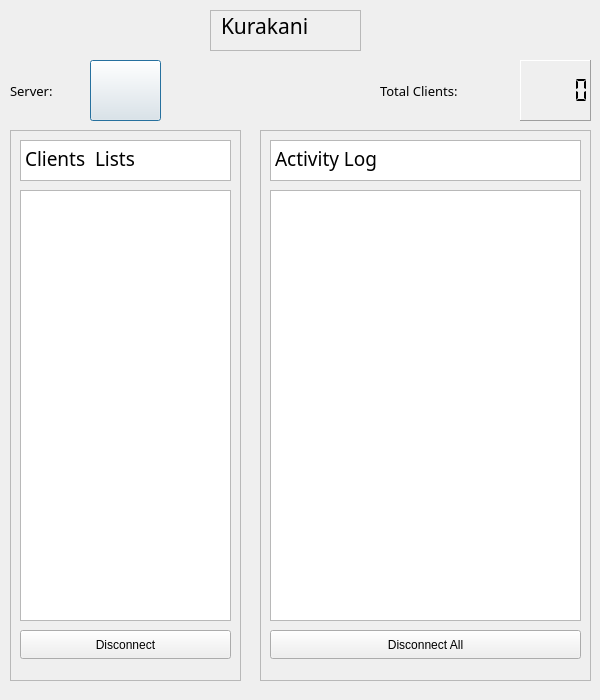
<?xml version="1.0" encoding="UTF-8"?>
<ui version="4.0">
 <class>Server</class>
 <widget class="QDialog" name="Server">
  <property name="geometry">
   <rect>
    <x>0</x>
    <y>0</y>
    <width>600</width>
    <height>700</height>
   </rect>
  </property>
  <property name="maximumSize">
   <size>
    <width>600</width>
    <height>700</height>
   </size>
  </property>
  <property name="windowTitle">
   <string>Kurakani server</string>
  </property>
  <property name="windowIcon">
   <iconset theme="QIcon::ThemeIcon::AddressBookNew"/>
  </property>
  <widget class="QFrame" name="KurakaniLogin">
   <property name="enabled">
    <bool>true</bool>
   </property>
   <property name="geometry">
    <rect>
     <x>210</x>
     <y>10</y>
     <width>151</width>
     <height>41</height>
    </rect>
   </property>
   <property name="sizePolicy">
    <sizepolicy hsizetype="Preferred" vsizetype="Preferred">
     <horstretch>0</horstretch>
     <verstretch>0</verstretch>
    </sizepolicy>
   </property>
   <property name="frameShape">
    <enum>QFrame::Shape::StyledPanel</enum>
   </property>
   <property name="frameShadow">
    <enum>QFrame::Shadow::Raised</enum>
   </property>
   <widget class="QLabel" name="Loginlabel">
    <property name="geometry">
     <rect>
      <x>10</x>
      <y>0</y>
      <width>131</width>
      <height>31</height>
     </rect>
    </property>
    <property name="sizePolicy">
     <sizepolicy hsizetype="Preferred" vsizetype="Preferred">
      <horstretch>0</horstretch>
      <verstretch>0</verstretch>
     </sizepolicy>
    </property>
    <property name="font">
     <font>
      <family>Matura MT Script Capitals</family>
      <pointsize>16</pointsize>
      <bold>false</bold>
      <strikeout>false</strikeout>
     </font>
    </property>
    <property name="text">
     <string>Kurakani</string>
    </property>
    <property name="textFormat">
     <enum>Qt::TextFormat::MarkdownText</enum>
    </property>
    <property name="indent">
     <number>1</number>
    </property>
   </widget>
  </widget>
  <widget class="QPushButton" name="start">
   <property name="geometry">
    <rect>
     <x>90</x>
     <y>60</y>
     <width>71</width>
     <height>61</height>
    </rect>
   </property>
   <property name="text">
    <string/>
   </property>
  </widget>
  <widget class="QFrame" name="frame">
   <property name="geometry">
    <rect>
     <x>10</x>
     <y>130</y>
     <width>231</width>
     <height>551</height>
    </rect>
   </property>
   <property name="frameShape">
    <enum>QFrame::Shape::StyledPanel</enum>
   </property>
   <property name="frameShadow">
    <enum>QFrame::Shadow::Raised</enum>
   </property>
   <widget class="QTextBrowser" name="textBrowser">
    <property name="geometry">
     <rect>
      <x>10</x>
      <y>10</y>
      <width>211</width>
      <height>41</height>
     </rect>
    </property>
    <property name="font">
     <font>
      <family>Yellowtail</family>
     </font>
    </property>
    <property name="html">
     <string>&lt;!DOCTYPE HTML PUBLIC &quot;-//W3C//DTD HTML 4.0//EN&quot; &quot;http://www.w3.org/TR/REC-html40/strict.dtd&quot;&gt;
&lt;html&gt;&lt;head&gt;&lt;meta name=&quot;qrichtext&quot; content=&quot;1&quot; /&gt;&lt;meta charset=&quot;utf-8&quot; /&gt;&lt;style type=&quot;text/css&quot;&gt;
p, li { white-space: pre-wrap; }
hr { height: 1px; border-width: 0; }
li.unchecked::marker { content: &quot;\2610&quot;; }
li.checked::marker { content: &quot;\2612&quot;; }
&lt;/style&gt;&lt;/head&gt;&lt;body style=&quot; font-family:'Yellowtail'; font-size:9pt; font-weight:400; font-style:normal;&quot;&gt;
&lt;p style=&quot; margin-top:12px; margin-bottom:12px; margin-left:0px; margin-right:0px; -qt-block-indent:0; text-indent:0px;&quot;&gt;&lt;span style=&quot; font-size:14pt;&quot;&gt;Clients  Lists&lt;/span&gt;&lt;/p&gt;&lt;/body&gt;&lt;/html&gt;</string>
    </property>
   </widget>
   <widget class="QListWidget" name="listWidget">
    <property name="geometry">
     <rect>
      <x>10</x>
      <y>60</y>
      <width>211</width>
      <height>431</height>
     </rect>
    </property>
   </widget>
   <widget class="QPushButton" name="pushButton_2">
    <property name="geometry">
     <rect>
      <x>10</x>
      <y>500</y>
      <width>211</width>
      <height>29</height>
     </rect>
    </property>
    <property name="text">
     <string>Disconnect</string>
    </property>
   </widget>
  </widget>
  <widget class="QFrame" name="frame_2">
   <property name="geometry">
    <rect>
     <x>260</x>
     <y>130</y>
     <width>331</width>
     <height>551</height>
    </rect>
   </property>
   <property name="frameShape">
    <enum>QFrame::Shape::StyledPanel</enum>
   </property>
   <property name="frameShadow">
    <enum>QFrame::Shadow::Raised</enum>
   </property>
   <widget class="QTextEdit" name="textEdit">
    <property name="geometry">
     <rect>
      <x>10</x>
      <y>60</y>
      <width>311</width>
      <height>431</height>
     </rect>
    </property>
   </widget>
   <widget class="QPushButton" name="pushButton">
    <property name="geometry">
     <rect>
      <x>10</x>
      <y>500</y>
      <width>311</width>
      <height>29</height>
     </rect>
    </property>
    <property name="text">
     <string>Disconnect All</string>
    </property>
   </widget>
   <widget class="QTextBrowser" name="textBrowser_2">
    <property name="geometry">
     <rect>
      <x>10</x>
      <y>10</y>
      <width>311</width>
      <height>41</height>
     </rect>
    </property>
    <property name="font">
     <font>
      <family>Viner Hand ITC</family>
     </font>
    </property>
    <property name="verticalScrollBarPolicy">
     <enum>Qt::ScrollBarPolicy::ScrollBarAlwaysOff</enum>
    </property>
    <property name="horizontalScrollBarPolicy">
     <enum>Qt::ScrollBarPolicy::ScrollBarAlwaysOff</enum>
    </property>
    <property name="html">
     <string>&lt;!DOCTYPE HTML PUBLIC &quot;-//W3C//DTD HTML 4.0//EN&quot; &quot;http://www.w3.org/TR/REC-html40/strict.dtd&quot;&gt;
&lt;html&gt;&lt;head&gt;&lt;meta name=&quot;qrichtext&quot; content=&quot;1&quot; /&gt;&lt;meta charset=&quot;utf-8&quot; /&gt;&lt;style type=&quot;text/css&quot;&gt;
p, li { white-space: pre-wrap; }
hr { height: 1px; border-width: 0; }
li.unchecked::marker { content: &quot;\2610&quot;; }
li.checked::marker { content: &quot;\2612&quot;; }
&lt;/style&gt;&lt;/head&gt;&lt;body style=&quot; font-family:'Viner Hand ITC'; font-size:9pt; font-weight:400; font-style:normal;&quot;&gt;
&lt;p style=&quot; margin-top:12px; margin-bottom:12px; margin-left:0px; margin-right:0px; -qt-block-indent:0; text-indent:0px;&quot;&gt;&lt;span style=&quot; font-size:14pt;&quot;&gt;Activity Log&lt;/span&gt;&lt;/p&gt;
&lt;p style=&quot;-qt-paragraph-type:empty; margin-top:12px; margin-bottom:12px; margin-left:0px; margin-right:0px; -qt-block-indent:0; text-indent:0px; font-size:14pt;&quot;&gt;&lt;br /&gt;&lt;/p&gt;&lt;/body&gt;&lt;/html&gt;</string>
    </property>
   </widget>
  </widget>
  <widget class="QLCDNumber" name="lcdNumber">
   <property name="geometry">
    <rect>
     <x>520</x>
     <y>60</y>
     <width>71</width>
     <height>61</height>
    </rect>
   </property>
   <property name="font">
    <font>
     <pointsize>20</pointsize>
    </font>
   </property>
   <property name="frameShape">
    <enum>QFrame::Shape::Panel</enum>
   </property>
   <property name="digitCount">
    <number>5</number>
   </property>
   <property name="segmentStyle">
    <enum>QLCDNumber::SegmentStyle::Flat</enum>
   </property>
  </widget>
  <widget class="QLabel" name="label">
   <property name="geometry">
    <rect>
     <x>380</x>
     <y>70</y>
     <width>121</width>
     <height>41</height>
    </rect>
   </property>
   <property name="font">
    <font>
     <family>Limelight</family>
     <pointsize>10</pointsize>
    </font>
   </property>
   <property name="text">
    <string>Total Clients:</string>
   </property>
  </widget>
  <widget class="QLabel" name="label_2">
   <property name="geometry">
    <rect>
     <x>10</x>
     <y>70</y>
     <width>71</width>
     <height>41</height>
    </rect>
   </property>
   <property name="font">
    <font>
     <family>Limelight</family>
     <pointsize>10</pointsize>
    </font>
   </property>
   <property name="text">
    <string>Server:</string>
   </property>
  </widget>
 </widget>
 <resources/>
 <connections/>
</ui>
